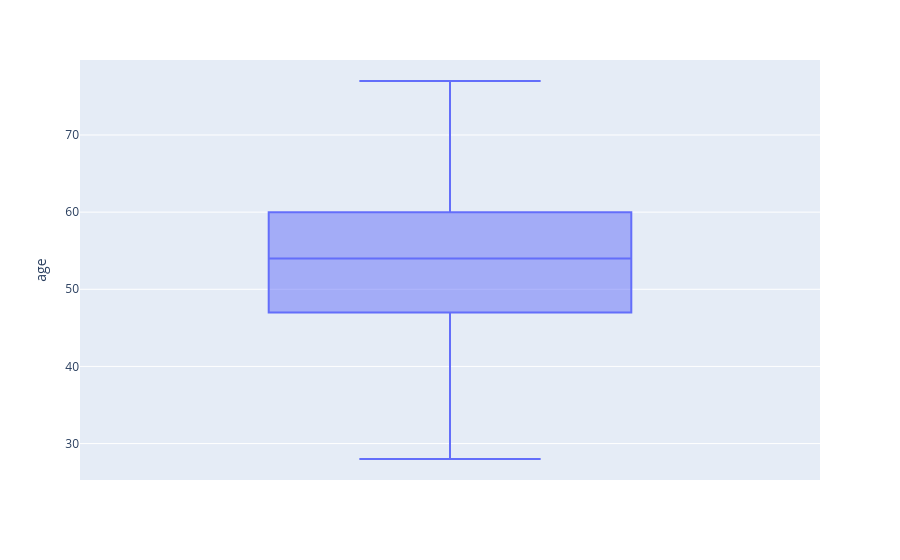
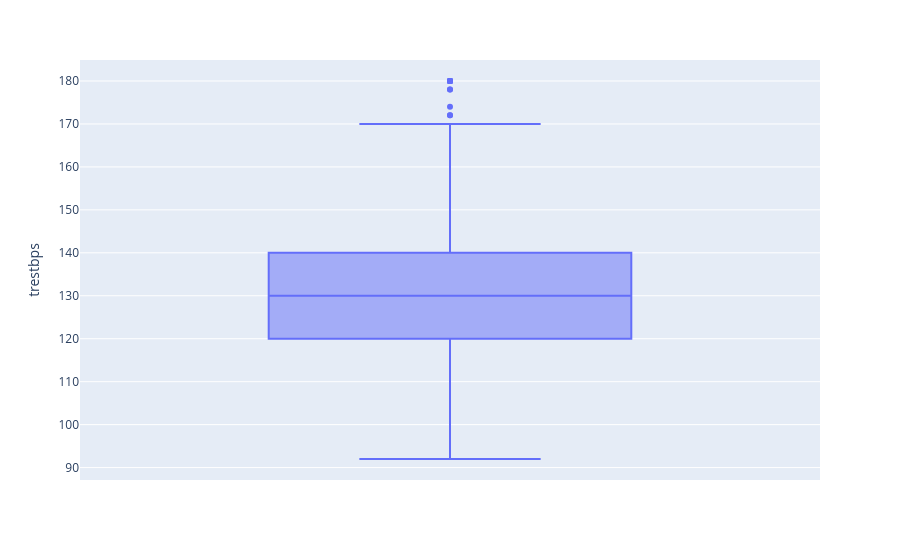
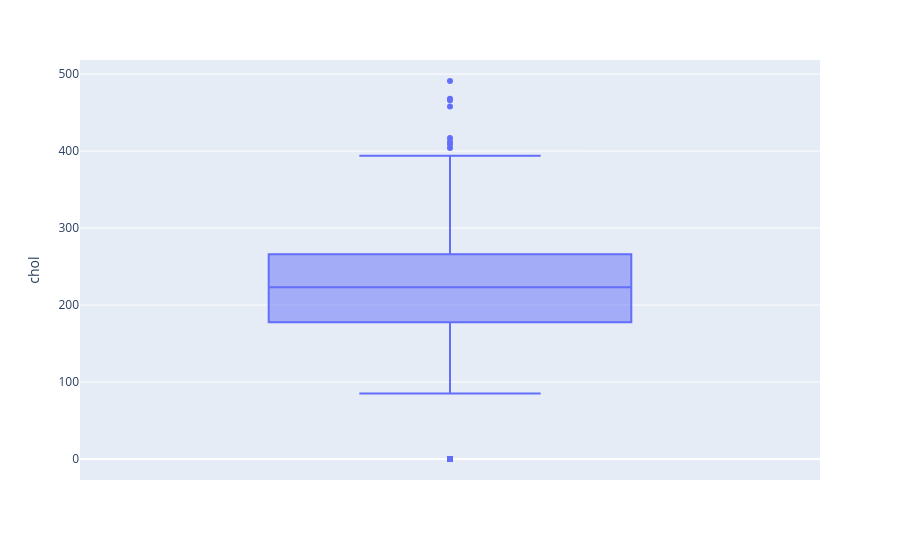

Write notebook code for charts like these, in order.
### Code cell
# creating box plots to visulize the columns havon no outliers
fig = px.box(data_frame=df, y='age')
fig.show()

fig = px.box(data_frame=df, y='trestbps')
fig.show()

fig = px.box(data_frame=df, y='chol')
fig.show()

fig = px.box(data_frame=df, y='thalch')
fig.show()

fig = px.box(data_frame=df, y='oldpeak')
fig.show()
fig = px.box(data_frame=df, y='ca')
fig.show()

### Figure 1 — Plotly figure (JSON) as saved in the notebook; plotly's stock layout.template omitted (floating-point values rounded to 4 significant figures; data arrays with more than 128 entries replaced by an {"elided": "..."} marker saying what was removed)
{"data": [{"alignmentgroup": "True", "hovertemplate": "age=%{y}<extra></extra>", "legendgroup": "", "marker": {"color": "#636efa"}, "name": "", "notched": false, "offsetgroup": "", "orientation": "v", "showlegend": false, "type": "box", "x0": " ", "xaxis": "x", "y": {"elided": "880 int values"}, "y0": " ", "yaxis": "y"}], "layout": {"autosize": true, "boxmode": "group", "legend": {"tracegroupgap": 0}, "margin": {"t": 60}, "xaxis": {"anchor": "y", "autorange": true, "domain": [0, 1], "range": [-0.5, 0.5], "type": "category"}, "yaxis": {"anchor": "x", "autorange": true, "domain": [0, 1], "range": [25.28, 79.72], "title": {"text": "age"}, "type": "linear"}}}

### Figure 2 — Plotly figure (JSON) as saved in the notebook; plotly's stock layout.template omitted (floating-point values rounded to 4 significant figures; data arrays with more than 128 entries replaced by an {"elided": "..."} marker saying what was removed)
{"data": [{"alignmentgroup": "True", "hovertemplate": "trestbps=%{y}<extra></extra>", "legendgroup": "", "marker": {"color": "#636efa"}, "name": "", "notched": false, "offsetgroup": "", "orientation": "v", "showlegend": false, "type": "box", "x0": " ", "xaxis": "x", "y": {"elided": "880 float values"}, "y0": " ", "yaxis": "y"}], "layout": {"autosize": true, "boxmode": "group", "legend": {"tracegroupgap": 0}, "margin": {"t": 60}, "xaxis": {"anchor": "y", "autorange": true, "domain": [0, 1], "range": [-0.5, 0.5], "type": "category"}, "yaxis": {"anchor": "x", "autorange": true, "domain": [0, 1], "range": [87.11, 184.9], "title": {"text": "trestbps"}, "type": "linear"}}}

### Figure 3 — Plotly figure (JSON) as saved in the notebook; plotly's stock layout.template omitted (floating-point values rounded to 4 significant figures; data arrays with more than 128 entries replaced by an {"elided": "..."} marker saying what was removed)
{"data": [{"alignmentgroup": "True", "hovertemplate": "chol=%{y}<extra></extra>", "legendgroup": "", "marker": {"color": "#636efa"}, "name": "", "notched": false, "offsetgroup": "", "orientation": "v", "showlegend": false, "type": "box", "x0": " ", "xaxis": "x", "y": {"elided": "880 float values"}, "y0": " ", "yaxis": "y"}], "layout": {"autosize": true, "boxmode": "group", "legend": {"tracegroupgap": 0}, "margin": {"t": 60}, "xaxis": {"anchor": "y", "autorange": true, "domain": [0, 1], "range": [-0.5, 0.5], "type": "category"}, "yaxis": {"anchor": "x", "autorange": true, "domain": [0, 1], "range": [-27.28, 518.3], "title": {"text": "chol"}, "type": "linear"}}}
